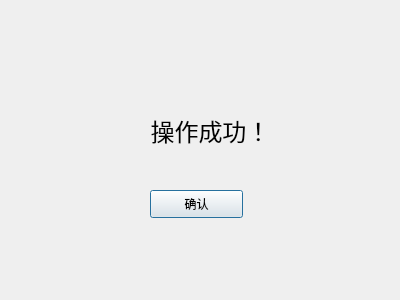
<?xml version="1.0" encoding="UTF-8"?>
<ui version="4.0">
 <class>msgbox</class>
 <widget class="QDialog" name="msgbox">
  <property name="geometry">
   <rect>
    <x>0</x>
    <y>0</y>
    <width>400</width>
    <height>300</height>
   </rect>
  </property>
  <property name="windowTitle">
   <string>msgbox</string>
  </property>
  <widget class="QPushButton" name="btnOK">
   <property name="geometry">
    <rect>
     <x>150</x>
     <y>190</y>
     <width>93</width>
     <height>28</height>
    </rect>
   </property>
   <property name="text">
    <string>确认</string>
   </property>
  </widget>
  <widget class="QLabel" name="label">
   <property name="geometry">
    <rect>
     <x>110</x>
     <y>110</y>
     <width>201</width>
     <height>41</height>
    </rect>
   </property>
   <property name="font">
    <font>
     <family>宋体</family>
     <pointsize>18</pointsize>
    </font>
   </property>
   <property name="text">
    <string>操作成功！</string>
   </property>
   <property name="alignment">
    <set>Qt::AlignCenter</set>
   </property>
  </widget>
 </widget>
 <layoutdefault spacing="6" margin="11"/>
 <resources/>
 <connections/>
</ui>
